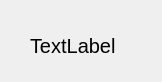
<?xml version="1.0" encoding="UTF-8"?>
<ui version="4.0">
 <class>TestPart</class>
 <widget class="QWidget" name="TestPart">
  <property name="geometry">
   <rect>
    <x>0</x>
    <y>0</y>
    <width>162</width>
    <height>82</height>
   </rect>
  </property>
  <property name="windowTitle">
   <string>Form</string>
  </property>
  <widget class="QLabel" name="label">
   <property name="geometry">
    <rect>
     <x>30</x>
     <y>20</y>
     <width>101</width>
     <height>51</height>
    </rect>
   </property>
   <property name="font">
    <font>
     <pointsize>15</pointsize>
    </font>
   </property>
   <property name="text">
    <string>TextLabel</string>
   </property>
  </widget>
 </widget>
 <resources/>
 <connections/>
</ui>
